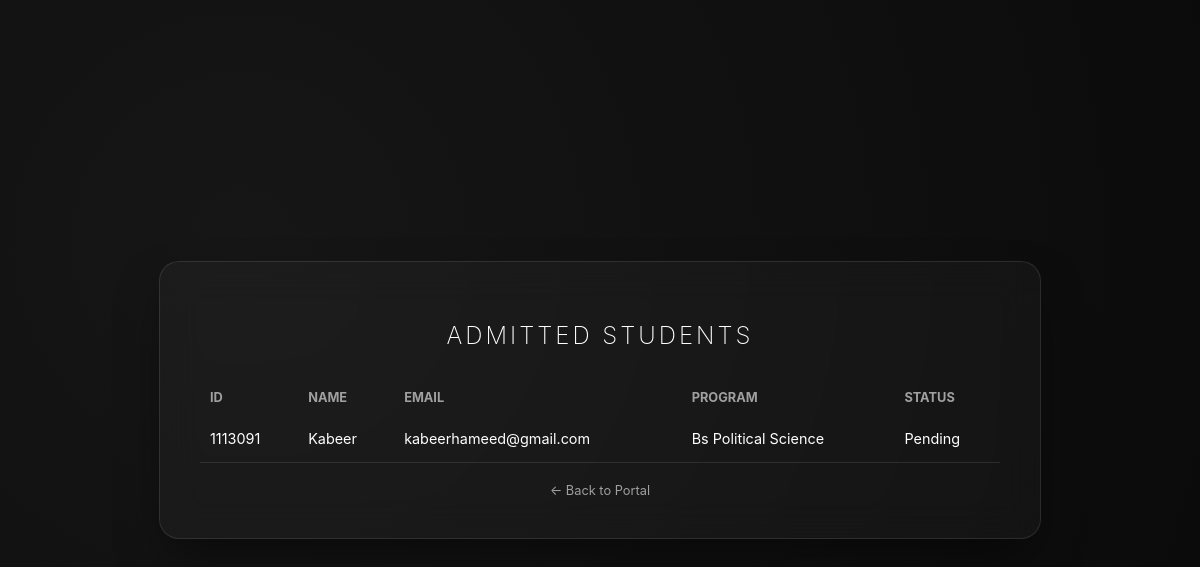
The app's page /students, older data.
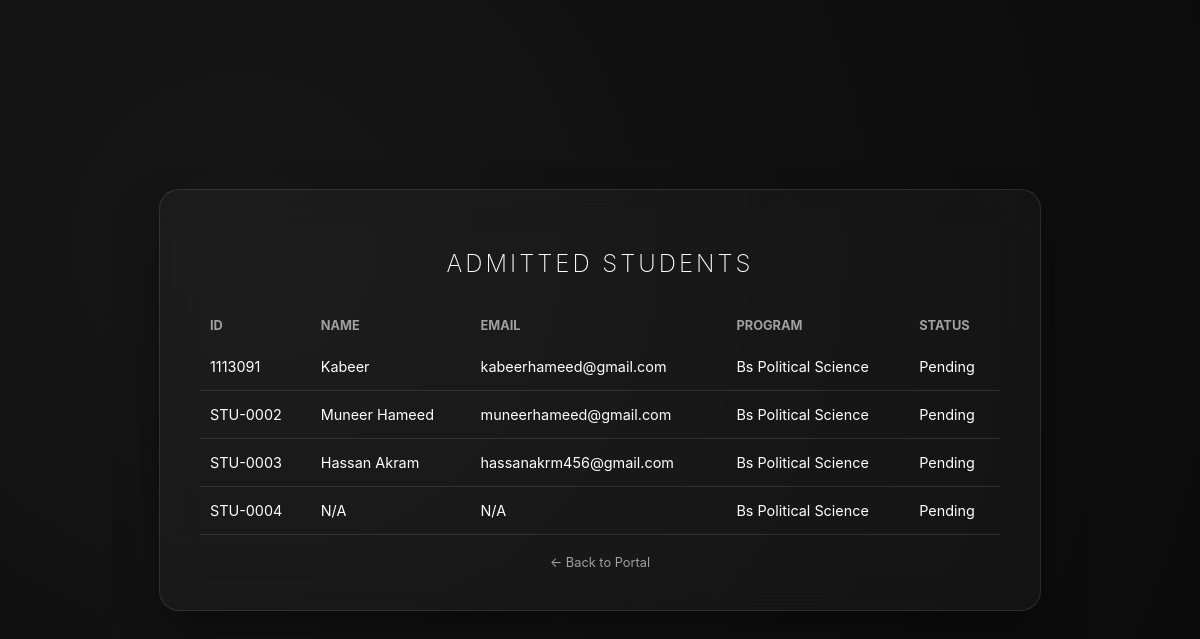
The same page, newer data.
### models/Student.py (models this page shows, shortened)
class Student(Person):
    id = db.Column(db.Integer, primary_key=True)
    student_id = db.Column(db.String(20), unique=True)
    applications = db.relationship('Application', backref='student', lazy=True, cascade='all, delete-orphan')

### models/Admission.py (models this page shows, shortened)
class Admission(db.Model):
    id = db.Column(db.Integer, primary_key=True)
    program = db.Column(db.String(100))
    semester = db.Column(db.Integer)
    app_id = db.Column(db.Integer, db.ForeignKey('application.id'))

### models/Application.py (models this page shows, shortened)
class Application(db.Model):
    id = db.Column(db.Integer, primary_key=True)
    date = db.Column(db.DateTime, default=datetime.utcnow)
    status = db.Column(db.String(20), default="Pending")
    student_id = db.Column(db.Integer, db.ForeignKey('student.id'))
    education_records = db.relationship('Education', backref='application', lazy=True, cascade='all, delete-orphan')
    admission_details = db.relationship('Admission', backref='application', uselist=False, cascade='all, delete-orphan')

### main.py (the view)
@app.route('/students')
def view_students():
    try:
        try:
            all_students = Student.query.all()
            if not all_students:
                app.logger.info("No students found in database")
            return render_template('students.html', students=all_students)
        except Exception as db_error:
            app.logger.error(f"Database error while fetching students: {str(db_error)}\n{traceback.format_exc()}")
            return render_template('students.html', students=[])
    except Exception as e:
        app.logger.error(f"Error in view_students route: {str(e)}\n{traceback.format_exc()}")
        return render_template('error.html',
                             message="An error occurred while retrieving student records",
                             error_code="ERR_STUDENTS_VIEW"), 500

### templates/students.html (shortened to what this page needs)
{% extends "Base.html" %}
{% block content %}
<h2>Admitted Students</h2>
<table>
    <thead>
            <th>ID</th>
            <th>Name</th>
            <th>Email</th>
            <th>Program</th>
            <th>Status</th>
    </thead>
    <tbody>
        {% for student in students %}
        <tr>
            <td>{{ student.student_id or 'N/A' }}</td>
            <td>{{ student.name or 'N/A' }}</td>
            <td>{{ student.email or 'N/A' }}</td>
            <td>
                {% if student.applications and student.applications[0].admission_details %}
                    {{ student.applications[0].admission_details.program }}
                {% else %}
                    N/A
                {% endif %}
            </td>
            <td>
                {% if student.applications %}
                    {{ student.applications[0].status }}
                {% else %}
                    Pending
                {% endif %}
            </td>
        </tr>
        {% endfor %}
    </tbody>
</table>
<a href="/" style="display:block; text-align:center; margin-top:20px; color:var(--text-dim); text-decoration:none; font-size:0.8rem;">← Back to Portal</a>
{% endblock %}

### templates/Base.html (shortened to what this page needs)
<!DOCTYPE html>
<html lang="en">
<head>
    <link rel="stylesheet" href="{{ url_for('static', filename='style.css') }}">
</head>
<body>
    <div class="glass-card">
        {% block content %}{% endblock %}
    </div>
</body>
</html>

### static/style.css (style rules this page uses)
:root { --glass-bg: rgba(255, 255, 255, 0.03); --glass-border: rgba(255, 255, 255, 0.1); --text-dim: #a0a0a0; --text-bright: #ffffff; --accent-gray: #444; }
body { background-color: #0a0a0a; background-image: radial-gradient(circle at 20% 30%, #161616 0%, #0a0a0a 100%); color: var(--text-bright); font-family: 'Inter', sans-serif; display: flex; justify-content: center; align-items: center; min-height: 100vh; margin: 0; }
.glass-card { background: var(--glass-bg); backdrop-filter: blur(20px); -webkit-backdrop-filter: blur(20px); border: 1px solid var(--glass-border); border-radius: 20px; padding: 40px; width: 100%; max-width: 400px; box-shadow: 0 25px 50px -12px rgba(0, 0, 0, 0.5); }
h2 { font-weight: 200; letter-spacing: 3px; text-transform: uppercase; text-align: center; margin-bottom: 30px; }

### templates/students.html (style rules this page uses)
.glass-card { max-width: 800px; }
table { width: 100%; border-collapse: collapse; margin-top: 20px; }
th { text-align: left; color: var(--text-dim); font-size: 0.8rem; text-transform: uppercase; padding: 10px; }
td { padding: 15px 10px; border-bottom: 1px solid var(--glass-border); font-size: 0.9rem; }

Row changes from the older to the newer data that the page shows:
added Student: student "STU-0002", name "Muneer Hameed", email "muneerhameed@gmail.com", program "Bs Political Science", status "Pending"
added Student: student "STU-0003", name "Hassan Akram", email "hassanakrm456@gmail.com", program "Bs Political Science", status "Pending"
added Student: student "STU-0004", name "N/A", email "N/A", program "Bs Political Science", status "Pending"
